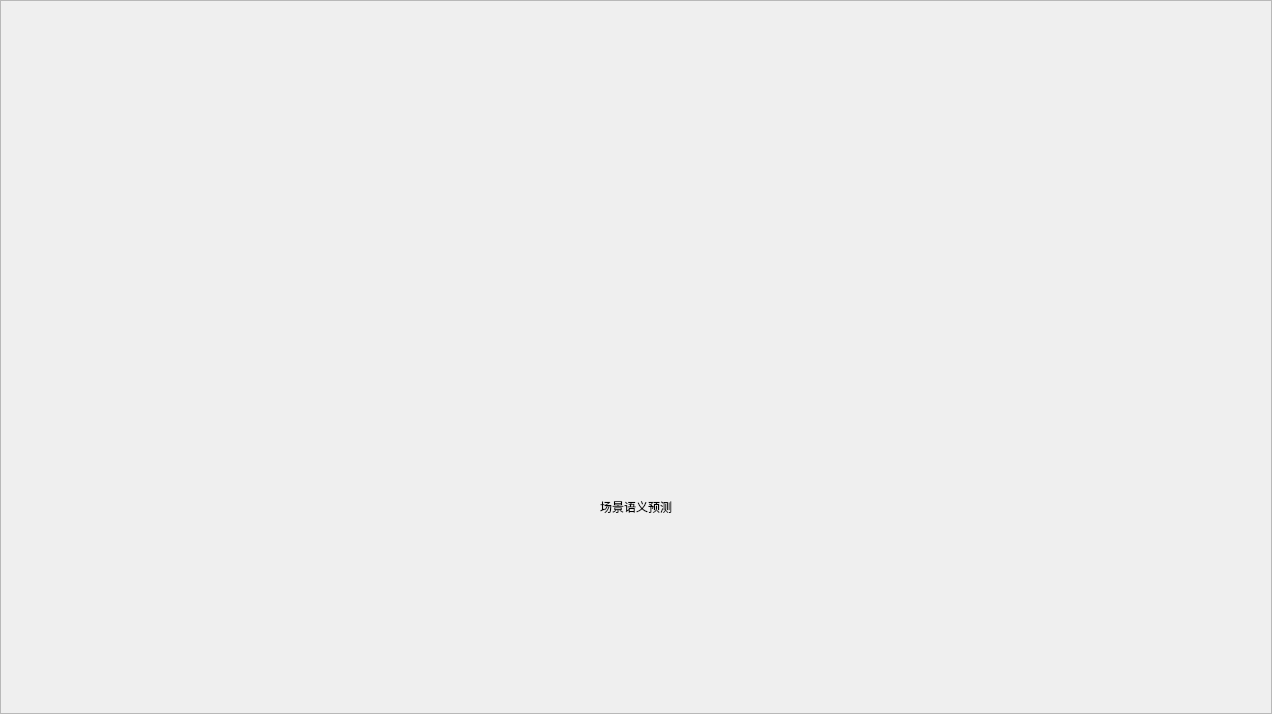
         <widget class="QWidget" name="p4_seg">
          <layout class="QGridLayout" name="gridLayout_11">
           <property name="leftMargin">
            <number>0</number>
           </property>
           <property name="topMargin">
            <number>0</number>
           </property>
           <property name="rightMargin">
            <number>0</number>
           </property>
           <property name="bottomMargin">
            <number>0</number>
           </property>
           <property name="spacing">
            <number>0</number>
           </property>
           <item row="0" column="0">
            <widget class="QFrame" name="frame">
             <property name="frameShape">
              <enum>QFrame::StyledPanel</enum>
             </property>
             <property name="frameShadow">
              <enum>QFrame::Raised</enum>
             </property>
             <layout class="QGridLayout" name="gridLayout_12">
              <property name="leftMargin">
               <number>0</number>
              </property>
              <property name="topMargin">
               <number>0</number>
              </property>
              <property name="rightMargin">
               <number>0</number>
              </property>
              <property name="bottomMargin">
               <number>0</number>
              </property>
              <property name="spacing">
               <number>0</number>
              </property>
              <item row="0" column="1">
               <spacer name="verticalSpacer_10">
                <property name="orientation">
                 <enum>Qt::Vertical</enum>
                </property>
                <property name="sizeHint" stdset="0">
                 <size>
                  <width>20</width>
                  <height>197</height>
                 </size>
                </property>
               </spacer>
              </item>
              <item row="1" column="0">
               <spacer name="horizontalSpacer_11">
                <property name="orientation">
                 <enum>Qt::Horizontal</enum>
                </property>
                <property name="sizeHint" stdset="0">
                 <size>
                  <width>72</width>
                  <height>20</height>
                 </size>
                </property>
               </spacer>
              </item>
              <item row="1" column="1">
               <widget class="QLabel" name="lb_p4_img">
                <property name="minimumSize">
                 <size>
                  <width>1126</width>
                  <height>300</height>
                 </size>
                </property>
                <property name="maximumSize">
                 <size>
                  <width>1126</width>
                  <height>300</height>
                 </size>
                </property>
                <property name="styleSheet">
                 <string notr="true"/>
                </property>
                <property name="text">
                 <string/>
                </property>
                <property name="alignment">
                 <set>Qt::AlignCenter</set>
                </property>
               </widget>
              </item>
              <item row="1" column="2">
               <spacer name="horizontalSpacer_12">
                <property name="orientation">
                 <enum>Qt::Horizontal</enum>
                </property>
                <property name="sizeHint" stdset="0">
                 <size>
                  <width>72</width>
                  <height>20</height>
                 </size>
                </property>
               </spacer>
              </item>
              <item row="3" column="1">
               <spacer name="verticalSpacer_9">
                <property name="orientation">
                 <enum>Qt::Vertical</enum>
                </property>
                <property name="sizeHint" stdset="0">
                 <size>
                  <width>20</width>
                  <height>197</height>
                 </size>
                </property>
               </spacer>
              </item>
              <item row="2" column="1">
               <widget class="QLabel" name="lb_info_7">
                <property name="text">
                 <string>场景语义预测</string>
                </property>
                <property name="alignment">
                 <set>Qt::AlignCenter</set>
                </property>
               </widget>
              </item>
             </layout>
            </widget>
           </item>
          </layout>
         </widget>
